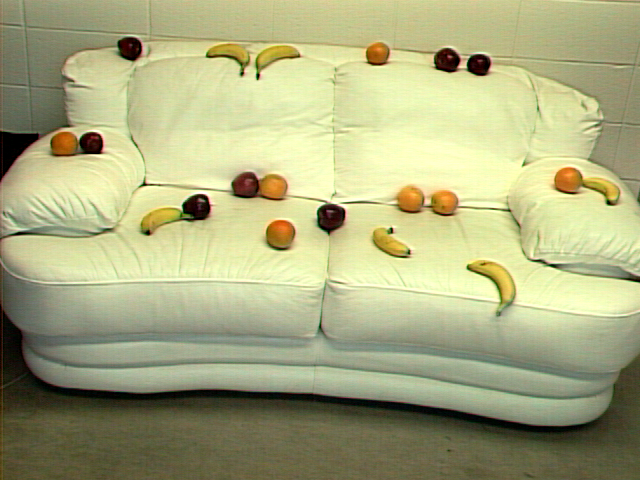
%> input picture fruit/mixed_fruit1.tiff, 640 x 480 px
$ octave FruitFinder.m   (GNU Octave 9; MATLAB toolbox functions it lacks are replaced by stand-ins)
%> lines starting %> are read from the running program, lines starting %| are printed output that depends on the picture; in (x1, y1, x2, y2) boxes, pixels count from 0 and x2, y2 are one past the last pixel; in counts of white or black regions, pixels touching at a corner belong together; the program's own positions count from 1
% Fruit Finder Project
% Jordan Asman and Cory Snyder
%
% The purpose of this project is to take an image as an input and
% find the apples, oranges, and bananas that are within the image
%
% Our approach uses HSV thresholds to create an initial mask.  This initial
% mask is then put through 2 rounds of connected component filtering and a
% round of morphological operations.  The output is a version of the input
% image that has each fruit's bounding boxes and centroid locations
% overlayed.

% Load in the Fruit Images
close all;
imtool close all;
fruit1 = imread('fruit/mixed_fruit1.tiff');
%> fruit1 is the input picture: size 480x640x3 uint8; mean R, G, B 170.6, 171.7, 127.6
fruit2 = imread('fruit/mixed_fruit2.tiff');
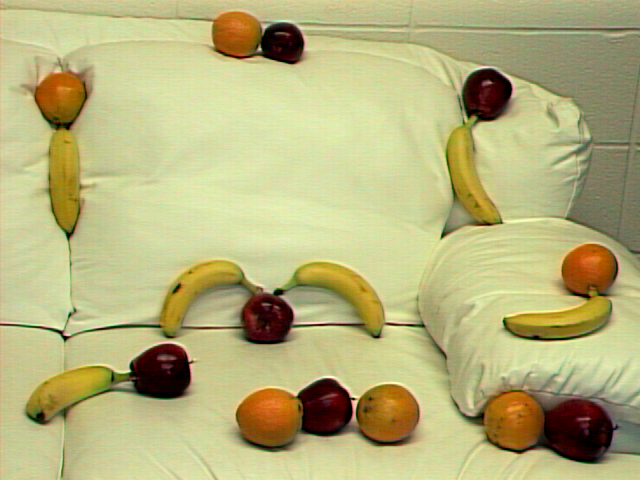
%> input picture fruit/mixed_fruit2.tiff, 640 x 480 px
%> fruit2 is the input picture: size 480x640x3 uint8; mean R, G, B 183.2, 178.7, 124.5
fruit3 = imread('fruit/mixed_fruit3.tiff');
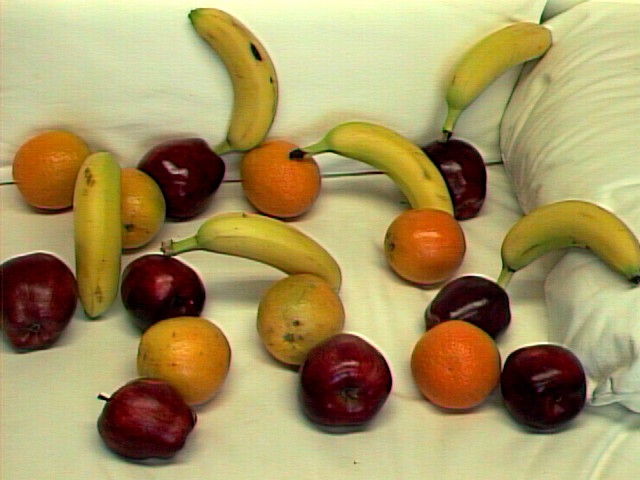
%> input picture fruit/mixed_fruit3.tiff, 640 x 480 px
%> fruit3 is the input picture: size 480x640x3 uint8; mean R, G, B 165.9, 149, 95.6
fruit4 = imread('fruit/fruit_tray.tiff');
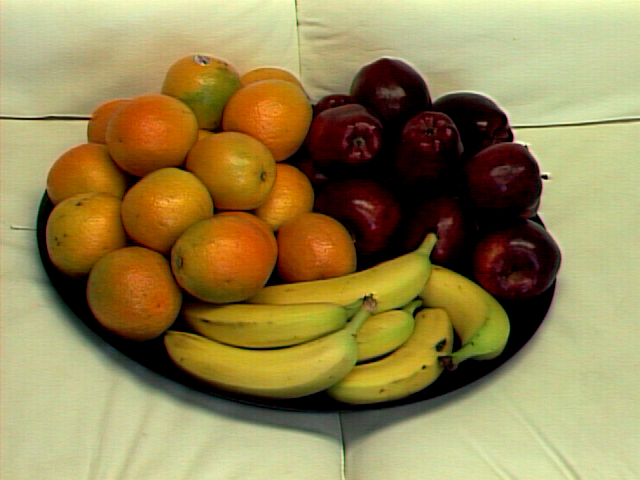
%> input picture fruit/fruit_tray.tiff, 640 x 480 px
%> fruit4 is the input picture: size 480x640x3 uint8; mean R, G, B 150.7, 134.1, 82.1

% [7 lines of commented-out code are left out]
img = fruit1;

% Convert the image to HSV and extract each channel
imgHSV = rgb2hsv(img);
%> imgHSV: size 480x640x3 double; mean H, S, V 0.183, 0.295, 0.688
% imtool(imgHSV);
H = imgHSV(:,:,1);
S = imgHSV(:,:,2);
V = imgHSV(:,:,3);
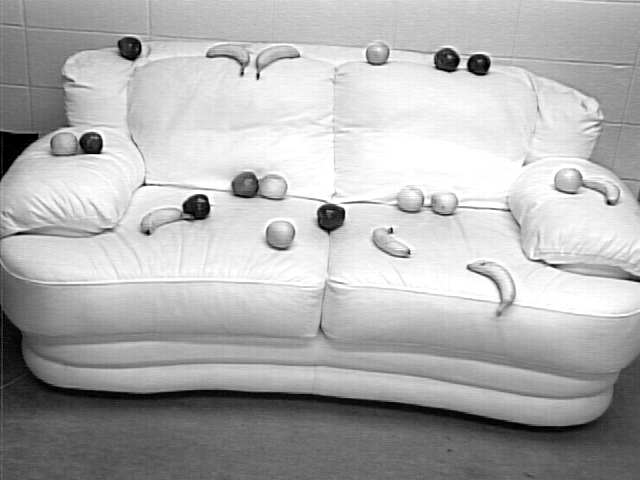
%> V: size 480x640 double; min 0, max 1, mean 0.688

% Initialize the masks for bananas, oranges, and apples
maskBanana = zeros(size(imgHSV,1),size(imgHSV,2));
maskOrange = zeros(size(imgHSV,1),size(imgHSV,2));
maskApple = zeros(size(imgHSV,1),size(imgHSV,2));

% Find the indices which match the Hue, Saturation, and Value thresholds
idxBanana = find((H>=0.10&H<=0.20)&(S>=0.6&S<=0.95)&(V>=0.4&V<=0.95));
%> idxBanana = 3656 values from 928 to 297315
idxOrange = find((H>=0.00&H<=0.12)&(S>=0.6&S<=1.00)&(V>=0.4&V<=1.00));
%> idxOrange = 3898 values from 928 to 295872
idxApple =  find((H>=0.95|H<=0.07)&(S>=0.4&S<=1.00)&(V>=0.0&V<=0.60));
%> idxApple = 4412 values from 131 to 307001

% Create the masks for each fruit
maskBanana(idxBanana) = 1;
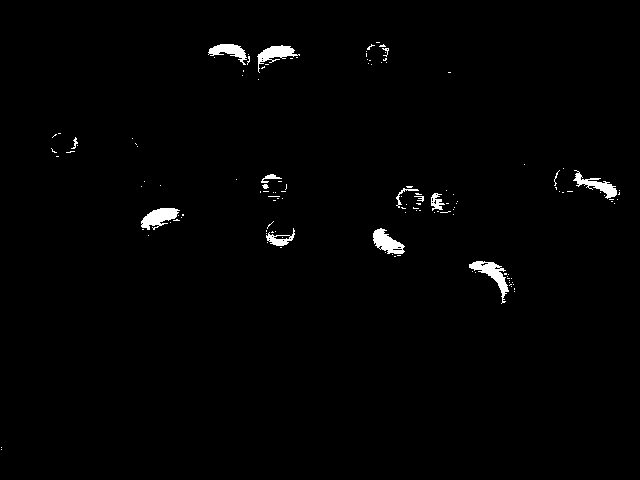
%> maskBanana: size 480x640 double; values 0 (black) and 1 (white), 1.2% white; 134 white regions (119 under 20 px), largest, box (x1, y1, x2, y2) and area: (469, 261, 509, 304) 522, (141, 208, 180, 230) 490, (373, 228, 405, 254) 458
maskOrange(idxOrange) = 1;
%> maskOrange: size 480x640 double; values 0 (black) and 1 (white), 1.3% white; 181 white regions (171 under 20 px), largest, box (x1, y1, x2, y2) and area: (268, 220, 295, 244) 517, (554, 167, 598, 192) 508, (258, 175, 287, 199) 485
maskApple(idxApple) = 1;
%> maskApple: size 480x640 double; values 0 (black) and 1 (white), 1.4% white; 279 white regions (249 under 20 px), largest, box (x1, y1, x2, y2) and area: (234, 173, 270, 198) 487, (74, 133, 103, 153) 355, (320, 205, 343, 229) 343

% Combine the 3 masks into a single mask where Bananas are Red, Oranges are
% Green, and Apples are Blue
maskAll = zeros(size(imgHSV,1),size(imgHSV,2), 3);
maskAll(:,:,1) = maskBanana;
maskAll(:,:,2) = maskOrange;
maskAll(:,:,3) = maskApple;

% imwrite(maskAll,'image4_all_masks.png');

% Generate connected components for each of the 3 masks
CCBanana = bwconncomp(maskBanana,4);
%> CCBanana = 172 connected components
CCOrange = bwconncomp(maskOrange,4);
%> CCOrange = 193 connected components
CCApple = bwconncomp(maskApple,4);
%> CCApple = 311 connected components

% Extract relevant properties of each connected component
SBanana = regionprops(CCBanana,'Area','MajorAxisLength','MinorAxisLength','PixelIdxList');
%> SBanana = 172 regions; largest, Area, MajorAxisLength and MinorAxisLength: 521 52.07 20.73, 479 40.77 15.87, 456 37.39 17.25, 409 42.97 15.23, 396 52.73 13.16
for i=1:size(SBanana,1)
    SBanana(i).AspectRatio = SBanana(i).MajorAxisLength/SBanana(i).MinorAxisLength;
end
%> after the loop, SBanana = 172 regions; largest, Area, MajorAxisLength, MinorAxisLength and AspectRatio: 521 52.07 20.73 2.51, 479 40.77 15.87 2.57, 456 37.39 17.25 2.17, 409 42.97 15.23 2.82, 396 52.73 13.16 4.01
SOrange = regionprops(CCOrange,'Area','MajorAxisLength','MinorAxisLength','PixelIdxList');
%> SOrange = 193 regions; largest, Area, MajorAxisLength and MinorAxisLength: 517 27.28 24.65, 507 30.2 24.26, 485 28.75 22.18, 475 25.04 24.79, 456 25.62 23.21
for i=1:size(SOrange,1)
    SOrange(i).AspectRatio = SOrange(i).MajorAxisLength/SOrange(i).MinorAxisLength;
end
%> after the loop, SOrange = 193 regions; largest, Area, MajorAxisLength, MinorAxisLength and AspectRatio: 517 27.28 24.65 1.11, 507 30.2 24.26 1.24, 485 28.75 22.18 1.3, 475 25.04 24.79 1.01, 456 25.62 23.21 1.1
SApple = regionprops(CCApple,'Area','MajorAxisLength','MinorAxisLength','PixelIdxList');
%> SApple = 311 regions; largest, Area, MajorAxisLength and MinorAxisLength: 481 27.28 24.9, 355 23.28 22.06, 343 25.67 20.88, 341 22.92 21.4, 311 22.64 20.23
for i=1:size(SApple,1)
    SApple(i).AspectRatio = SApple(i).MajorAxisLength/SApple(i).MinorAxisLength;
end
%> after the loop, SApple = 311 regions; largest, Area, MajorAxisLength, MinorAxisLength and AspectRatio: 481 27.28 24.9 1.1, 355 23.28 22.06 1.06, 343 25.67 20.88 1.23, 341 22.92 21.4 1.07, 311 22.64 20.23 1.12

% Filter out connected components if their proporties don't meet area or
% aspect ratio criteria
bananaMaxPixels = max([SBanana.Area]);
%> bananaMaxPixels = 521
remove = find([SBanana.Area] <= bananaMaxPixels/6);
%> remove = 164 values from 1 to 172
SBanana(remove) = [];
remove = find([SBanana.AspectRatio] <= 1.8);
%> remove = 6
SBanana(remove) = [];

orangeMaxPixels = max([SOrange.Area]);
%> orangeMaxPixels = 517
remove = find([SOrange.Area] <= orangeMaxPixels/6);
%> remove = 186 values from 1 to 193
SOrange(remove) = [];
remove = find([SOrange.AspectRatio] >= 2.5);
%> remove = []
SOrange(remove) = [];

appleMaxPixels = max([SApple.Area]);
%> appleMaxPixels = 481
remove = find([SApple.Area] <= appleMaxPixels/6);
%> remove = 303 values from 1 to 311
SApple(remove) = [];
remove = find([SApple.AspectRatio] >= 2.5);
%> remove = []
SApple(remove) = [];

% Create a new mask with only the pixels from the connected components that
% passed the previous criteria (size and aspect ratio)
maskBanana2 = zeros(size(imgHSV,1),size(imgHSV,2));
maskOrange2 = zeros(size(imgHSV,1),size(imgHSV,2));
maskApple2 = zeros(size(imgHSV,1),size(imgHSV,2));
maskBanana2(cat(1,SBanana.PixelIdxList)) = 1;
%> maskBanana2: size 480x640 double; values 0 (black) and 1 (white), 0.92% white; 7 white regions, largest, box (x1, y1, x2, y2) and area: (469, 261, 509, 303) 521, (141, 208, 180, 230) 479, (373, 228, 405, 254) 456
maskOrange2(cat(1,SOrange.PixelIdxList)) = 1;
%> maskOrange2: size 480x640 double; values 0 (black) and 1 (white), 1% white; 7 white regions, largest, box (x1, y1, x2, y2) and area: (268, 220, 295, 244) 517, (554, 167, 598, 192) 507, (258, 175, 287, 199) 485
maskApple2(cat(1,SApple.PixelIdxList)) = 1;
%> maskApple2: size 480x640 double; values 0 (black) and 1 (white), 0.84% white; 8 white regions, largest, box (x1, y1, x2, y2) and area: (234, 173, 265, 197) 481, (74, 133, 103, 153) 355, (320, 205, 343, 229) 343

maskAll = zeros(size(imgHSV,1),size(imgHSV,2), 3);
maskAll(:,:,1) = maskBanana2;
maskAll(:,:,2) = maskOrange2;
maskAll(:,:,3) = maskApple2;
% imwrite(maskAll,'image4_all_masks2.png');

% Use morphological operations to make sure that we have some good
% connected components

maskBanana3 = imopen(maskBanana2,strel('diamond',1));
%> maskBanana3: size 480x640 double; values 0 (black) and 1 (white), 0.85% white; 7 white regions, largest, box (x1, y1, x2, y2) and area: (469, 261, 509, 298) 483, (141, 208, 178, 230) 461, (373, 228, 405, 254) 439
maskBanana3 = imclose(maskBanana3,strel('diamond',1));
%> maskBanana3: size 480x640 double; values 0 (black) and 1 (white), 0.86% white; 7 white regions, largest, box (x1, y1, x2, y2) and area: (469, 261, 509, 298) 502, (141, 208, 178, 230) 465, (373, 228, 405, 254) 451
maskOrange3 = imclose(maskOrange2,strel('disk',2));
%> maskOrange3: size 480x640 double; values 0 (black) and 1 (white), 1.1% white; 7 white regions, largest, box (x1, y1, x2, y2) and area: (268, 220, 295, 244) 521, (258, 175, 287, 199) 520, (554, 167, 598, 192) 517
maskOrange3 = imopen(maskOrange3,strel('disk',2));
%> maskOrange3: size 480x640 double; values 0 (black) and 1 (white), 1.1% white; 7 white regions, largest, box (x1, y1, x2, y2) and area: (258, 175, 287, 199) 518, (268, 220, 295, 244) 516, (554, 167, 583, 192) 497
maskApple3 = imclose(maskApple2,strel('disk',2));
%> maskApple3: size 480x640 double; values 0 (black) and 1 (white), 0.96% white; 8 white regions, largest, box (x1, y1, x2, y2) and area: (234, 173, 265, 197) 533, (320, 205, 343, 229) 417, (436, 49, 461, 70) 388
maskApple3 = imopen(maskApple3,strel('disk',2));
%> maskApple3: size 480x640 double; values 0 (black) and 1 (white), 0.87% white; 10 white regions (2 under 20 px)

maskAll = zeros(size(imgHSV,1),size(imgHSV,2), 3);
maskAll(:,:,1) = maskBanana3;
maskAll(:,:,2) = maskOrange3;
maskAll(:,:,3) = maskApple3;
% imwrite(maskAll,'image4_all_masks3.png');

% Again, generate connected components for each of the 3 masks.  These
% masks are the result of the morphological operations
CCBanana = bwconncomp(maskBanana3,4);
%> CCBanana = 7 connected components
CCOrange = bwconncomp(maskOrange3,4);
%> CCOrange = 7 connected components
CCApple = bwconncomp(maskApple3,4);
%> CCApple = 10 connected components

% Extract relevant properties of each connected component
SBanana = regionprops(CCBanana,'Area','MajorAxisLength','MinorAxisLength','Centroid','BoundingBox','PixelIdxList');
%> SBanana = 7 regions; largest, box (x1, y1, x2, y2), Area, Centroid, MajorAxisLength and MinorAxisLength: (469, 261, 509, 298) 502 [493 274.4] 49.62 19.16, (141, 208, 178, 230) 465 [159.5 217.7] 40.24 15.39, (373, 228, 405, 254) 451 [387.6 243.1] 37.3 16.75, (257, 45, 295, 63) 377 [276.3 53.4] 40.05 13.19
for i=1:size(SBanana,1)
    SBanana(i).AspectRatio = SBanana(i).MajorAxisLength/SBanana(i).MinorAxisLength;
end
%> this loop made 7 passes
%> after the loop, SBanana = 7 regions; largest, box (x1, y1, x2, y2), Area, Centroid, MajorAxisLength, MinorAxisLength and AspectRatio: (469, 261, 509, 298) 502 [493 274.4] 49.62 19.16 2.59, (141, 208, 178, 230) 465 [159.5 217.7] 40.24 15.39 2.62, (373, 228, 405, 254) 451 [387.6 243.1] 37.3 16.75 2.23, (257, 45, 295, 63) 377 [276.3 53.4] 40.05 13.19 3.04
SOrange = regionprops(CCOrange,'Area','MajorAxisLength','MinorAxisLength','Centroid','BoundingBox','PixelIdxList');
%> SOrange = 7 regions; largest, box (x1, y1, x2, y2), Area, Centroid, MajorAxisLength and MinorAxisLength: (258, 175, 287, 199) 518 [273.2 187.6] 28.93 22.97, (268, 220, 295, 244) 516 [281 232.3] 27.27 24.51, (396, 186, 424, 211) 497 [410.4 199.5] 25.61 24.97, (554, 167, 583, 192) 497 [568.1 180] 26.63 24.21
for i=1:size(SOrange,1)
    SOrange(i).AspectRatio = SOrange(i).MajorAxisLength/SOrange(i).MinorAxisLength;
end
%> after the loop, SOrange = 7 regions; largest, box (x1, y1, x2, y2), Area, Centroid, MajorAxisLength, MinorAxisLength and AspectRatio: (258, 175, 287, 199) 518 [273.2 187.6] 28.93 22.97 1.26, (268, 220, 295, 244) 516 [281 232.3] 27.27 24.51 1.11, (396, 186, 424, 211) 497 [410.4 199.5] 25.61 24.97 1.03, (554, 167, 583, 192) 497 [568.1 180] 26.63 24.21 1.1
SApple = regionprops(CCApple,'Area','MajorAxisLength','MinorAxisLength','Centroid','BoundingBox','PixelIdxList');
%> SApple = 10 regions; largest, box (x1, y1, x2, y2), Area, Centroid, MajorAxisLength and MinorAxisLength: (234, 173, 261, 197) 522 [248.2 186.5] 27.01 25.15, (320, 205, 343, 229) 409 [332.2 217.7] 25.5 20.89, (436, 49, 461, 70) 381 [448.8 60.5] 23.61 20.88
for i=1:size(SApple,1)
    SApple(i).AspectRatio = SApple(i).MajorAxisLength/SApple(i).MinorAxisLength;
end
%> this loop made 10 passes
%> after the loop, SApple = 10 regions; largest, box (x1, y1, x2, y2), Area, Centroid, MajorAxisLength, MinorAxisLength and AspectRatio: (234, 173, 261, 197) 522 [248.2 186.5] 27.01 25.15 1.07, (320, 205, 343, 229) 409 [332.2 217.7] 25.5 20.89 1.22, (436, 49, 461, 70) 381 [448.8 60.5] 23.61 20.88 1.13

% Filter out connected components if their proporties don't meet area or
% aspect ratio criteria
bananaMaxPixels = max([SBanana.Area]);
%> bananaMaxPixels = 502
remove = find([SBanana.Area] <= bananaMaxPixels/6);
SBanana(remove) = [];
remove = find([SBanana.AspectRatio] <= 1.8);
SBanana(remove) = [];

orangeMaxPixels = max([SOrange.Area]);
%> orangeMaxPixels = 518
remove = find([SOrange.Area] <= orangeMaxPixels/6);
SOrange(remove) = [];
remove = find([SOrange.AspectRatio] >= 2.5);
SOrange(remove) = [];

appleMaxPixels = max([SApple.Area]);
%> appleMaxPixels = 522
remove = find([SApple.Area] <= appleMaxPixels/6);
%> remove = [1 2 3]
SApple(remove) = [];
remove = find([SApple.AspectRatio] >= 2.5);
%> remove = []
SApple(remove) = [];

% Create a new mask with only the pixels from the connected components that
% passed the previous criteria (size and aspect ratio)
maskBanana4 = zeros(size(imgHSV,1),size(imgHSV,2));
maskOrange4 = zeros(size(imgHSV,1),size(imgHSV,2));
maskApple4 = zeros(size(imgHSV,1),size(imgHSV,2));
maskBanana4(cat(1,SBanana.PixelIdxList)) = 1;
maskBanana4 = imfill(maskBanana4);
%> maskBanana4: size 480x640 double; values 0 (black) and 1 (white), 0.86% white; 7 white regions, largest, box (x1, y1, x2, y2) and area: (469, 261, 509, 298) 502, (141, 208, 178, 230) 465, (373, 228, 405, 254) 462
maskOrange4(cat(1,SOrange.PixelIdxList)) = 1;
maskApple4(cat(1,SApple.PixelIdxList)) = 1;
%> maskApple4: size 480x640 double; values 0 (black) and 1 (white), 0.85% white; 7 white regions, largest, box (x1, y1, x2, y2) and area: (234, 173, 261, 197) 522, (320, 205, 343, 229) 409, (436, 49, 461, 70) 381

maskAll = zeros(size(imgHSV,1),size(imgHSV,2), 3);
maskAll(:,:,1) = maskBanana4;
maskAll(:,:,2) = maskOrange4;
maskAll(:,:,3) = maskApple4;
% imwrite(maskAll,'image4_all_masks4.png');

% Overlay a square at the centroid of each fruit, the bounding box for each
% fruit, and text displaying the count of each fruit type
for i=1:length(SBanana)
 img = insertShape(img,'Rectangle',SBanana(i).BoundingBox,'Color','yellow','Opacity',0.4);
 img = insertText(img,SBanana(i).Centroid,num2str(i),'AnchorPoint','LeftCenter','BoxOpacity',0);
 img = insertShape(img,'FilledRectangle',[SBanana(i).Centroid 3 3],'Color','cyan','Opacity',1);
end
for j=1:length(SOrange)
 img = insertShape(img,'Rectangle',SOrange(j).BoundingBox,'Color',[255,127,0],'Opacity',0.4);
 img = insertText(img,SOrange(j).Centroid,num2str(j),'AnchorPoint','LeftCenter','BoxOpacity',0);
 img = insertShape(img,'FilledRectangle',[SOrange(j).Centroid 3 3],'Color','cyan','Opacity',1);
end
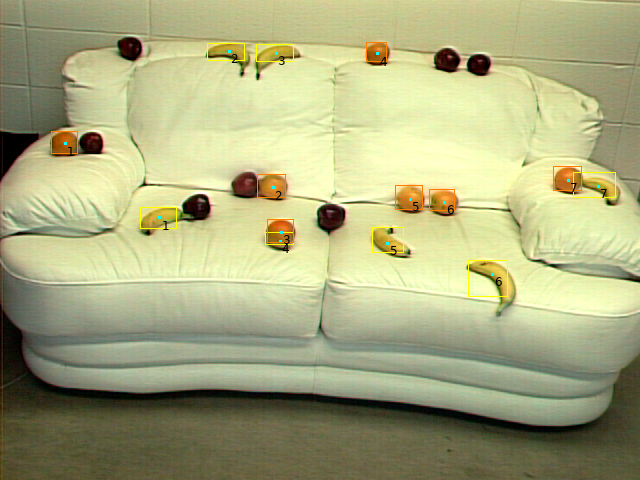
%> img: size 480x640x3 uint8; mean R, G, B 170.7, 171.7, 127.2
for k=1:length(SApple)
 img = insertShape(img,'Rectangle',SApple(k).BoundingBox,'Color','red','Opacity',0.4);
 img = insertText(img,SApple(k).Centroid,num2str(k),'AnchorPoint','LeftCenter','BoxOpacity',0,'TextColor','white');
 img = insertShape(img,'FilledRectangle',[SApple(k).Centroid 3 3],'Color','cyan','Opacity',1);
end
%> this loop made 7 passes
%> pass 2, `img = insertShape(img,'Rectangle',SApple(k).BoundingBox,'Color','red',..`:
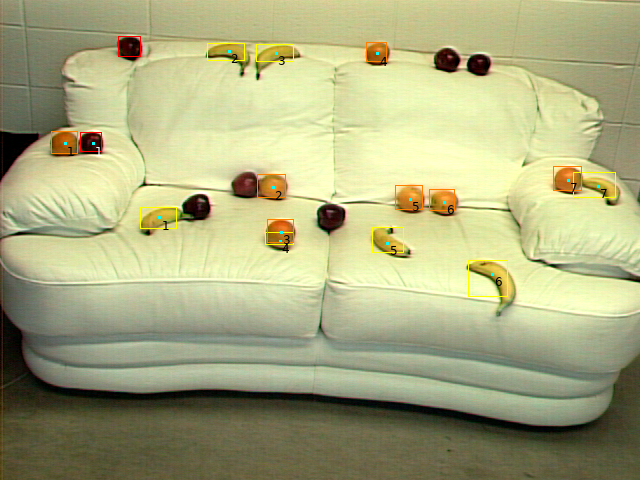
%> img: size 480x640x3 uint8; 0.06% of pixels changed, all inside (x1, y1, x2, y2) = (80, 36, 141, 156)
text = append('Fruit Counts: Bananas-',num2str(i),'  Oranges-',num2str(j),'  Apples-',num2str(k));
%> text = 'Fruit Counts: Bananas-7  Oranges-7  Apples-7'
img = insertText(img,[size(img,1) 0],text,'AnchorPoint','RightTop','BoxOpacity',0,'TextColor','black');
figure();imshow(img);
% imwrite(img,'image4_result.png');
